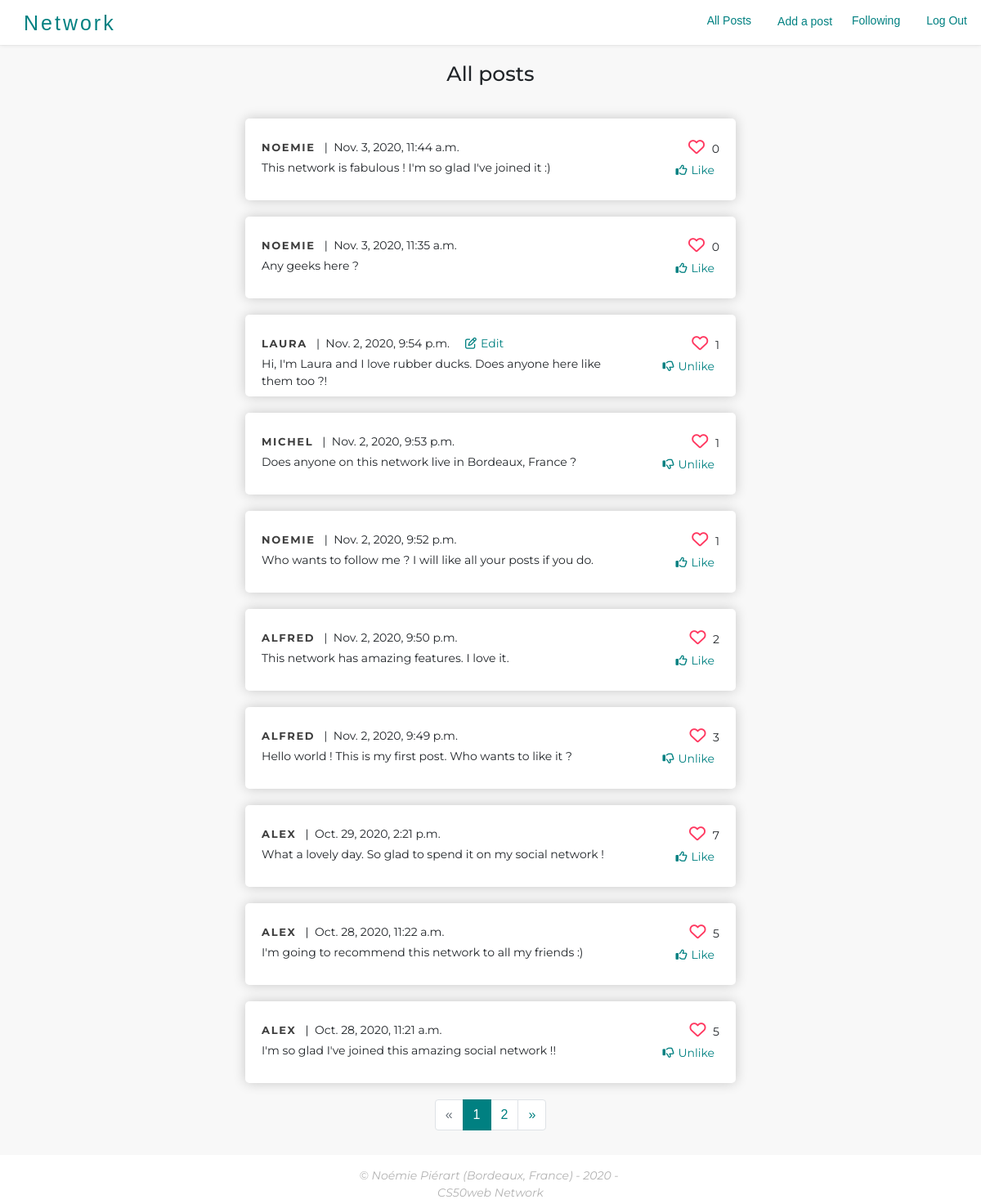
Screenshot of / (signed in) with the database file from the repository.
### network/models.py (models this page shows, shortened)
class Post(models.Model):
	post_author = models.ForeignKey(User, on_delete=models.CASCADE, related_name="post_author")
	likes_count = models.IntegerField()
	date = models.DateTimeField(default=datetime.now, blank=True)
	content = models.TextField()
	class Meta:
		ordering = ['-date']

class User(AbstractUser):
	followers_count = models.IntegerField(default=0)
	following_count = models.IntegerField(default=0)

### network/views.py (the view)
# urls.py: path("", views.index, name="index"),
def index(request):
    posts = Post.objects.all().order_by('date').reverse()
    paginator = Paginator(posts, 10)
    page_number = request.GET.get('page')
    page_obj = paginator.get_page(page_number)
    liked_posts = []
    session_user = None
    if request.user.id is not None :
        session_user = User.objects.get(id=request.user.id)
        likes = Like.objects.filter(liking_user=session_user, like_is_active=True)
        for like in likes :
            liked_posts.append(like.liked_post)
    return render(request, "network/index.html", {
        "session_user": session_user,
        "liked_posts": liked_posts,
        "page_obj": page_obj
    })

### network/templates/network/index.html (shortened to what this page needs)
{% extends "network/layout.html" %}
{% load static %}
{% block body %}
    <h2 class="section-title">All posts</h2>
	{% for post in page_obj %}
		<div class="post-card" >
			<div class="d-flex justify-content-between">
				<div class="d-flex justify-content-start align-items-center">
					<p><span><a href="{% url 'show_user' post.post_author.id %}" class="post-card-username"><strong>{{post.post_author}}</strong></a>   |  {{post.date}}</span></p>
					{% if user.is_authenticated %}
            			{% if post.post_author == session_user %}
							<div data-toggle="modal" data-target="#editModal{{post.id}}" class="edit">
								<button class="like_btn"><i class="far fa-edit ml-2"></i>Edit</button>
							</div>
            			{% endif %}
            		{% endif %}
				</div>
       			<p class="total-likes"><i class="far fa-heart"></i> {{post.likes_count}}</p>
       		</div>
            <div class="d-flex justify-content-between" id="bottom-info ">
            	<p id="post-content" class="w-75">{{post.content}}</p>
            	{% if user.is_authenticated %}
            		<form action="{% url 'like' post.id %}" method="POST">
            			{% if post in liked_posts %}
							<button class="like_btn" type="submit"><i class="far fa-thumbs-down"></i>Unlike</button>
						{% else %}
    						<button class="like_btn" type="submit"><i class="far fa-thumbs-up"></i>Like</button>
						{% endif %}
					</form>
				{% endif %}
			</div>
		</div>
	{% endfor %}
	<ul class="pagination justify-content-center">
	    {% if page_obj.has_previous %}
  			<li class="page-item"><a class="page-link" href="?page={{ page_obj.previous_page_number }}">&laquo;</a></li>
	    {% else %}
  			<li class="disabled page-item"><a class="page-link" href="#">&laquo;</a></li>
		{% endif %}
	    {% for num in page_obj.paginator.page_range %}
  			{% ifequal num page_obj.number %}
    			<li class="active page-item"><a class="page-link" href="#">{{ num }}<span class="sr-only">(current)</span></a></li>
  			{% else %}
    			<li class="page-item"><a class="page-link" href="?page={{ num }}">{{ num }}</a></li>
  			{% endifequal %}
		{% endfor %}
	    {% if page_obj.has_next %}
  			<li class="page-item"><a class="page-link" href="?page={{ page_obj.next_page_number }}">&raquo;</a></li>
		{% else %}
  			<li class="disabled page-item"><a class="page-link" href="#">&raquo;</a></li>
		{% endif %}
		</ul>
{% endblock%}

### network/static/network/styles.css (style rules this page uses)
body { background-color: #F8F8F8; font-family: 'Amiri', sans-serif; position: relative; min-height: 100vh; text-decoration: none !important; }
h2 { text-align: center; font-size: 25px; padding: 20px; }
.section-title { text-align: center; font-family: 'Montserrat', sans-serif; }
i { color: #FF3860; font-size: 20px; border-radius: 5%; padding: 5px; }
.like_btn, .fa-thumbs-down, .fa-thumbs-up, .fa-edit { color: #008081 ; background: none !important; border: none !important; font-size: 14px }
a { text-decoration: none !important }
p { padding: 0px; margin: 0px; font-size: 14px; font-family: 'Montserrat', sans-serif; white-space: pre-wrap; }
.page-link { color: #008081 ; }
.page-item.active .page-link { z-index: 3; color: #fff; background-color: #008081; border-color: #008081 }

### network/static/network/components/post-card.css (style rules this page uses)
.post-card { overflow: hidden; height: 100px; background: white; box-shadow: 0 0 15px rgba(0,0,0,0.2); margin: 20px auto; max-width: 600px; font-family: 'Montserrat', sans-serif; border-radius: 5px; padding: 20px; }
.post-card-username { text-transform: uppercase; font-size: 13px; letter-spacing: 0.13em; color: #3e3e3e; text-decoration: none !important; }

### rows the page displays
Post: post_author "NOEMIE", date "Nov. 3, 2020, 11:44 a.m.", likes_count "0", content "This network is fabulous ! I'm so glad I've joined it :)", shows "Like"
Post: post_author "NOEMIE", date "Nov. 3, 2020, 11:35 a.m.", likes_count "0", content "Any geeks here ?", shows "Like"
Post: post_author "LAURA", date "Nov. 2, 2020, 9:54 p.m.", likes_count "1", content "Hi, I'm Laura and I love rubber ducks. Does anyone here like them too ?!", shows "Unlike"
Post: post_author "MICHEL", date "Nov. 2, 2020, 9:53 p.m.", likes_count "1", content "Does anyone on this network live in Bordeaux, France ?", shows "Unlike"
Post: post_author "NOEMIE", date "Nov. 2, 2020, 9:52 p.m.", likes_count "1", content "Who wants to follow me ? I will like all your posts if you do.", shows "Like"
Post: post_author "ALFRED", date "Nov. 2, 2020, 9:50 p.m.", likes_count "2", content "This network has amazing features. I love it.", shows "Like"
Post: post_author "ALFRED", date "Nov. 2, 2020, 9:49 p.m.", likes_count "3", content "Hello world ! This is my first post. Who wants to like it ?", shows "Unlike"
Post: post_author "ALEX", date "Oct. 29, 2020, 2:21 p.m.", likes_count "7", content "What a lovely day. So glad to spend it on my social network !", shows "Like"
Post: post_author "ALEX", date "Oct. 28, 2020, 11:22 a.m.", likes_count "5", content "I'm going to recommend this network to all my friends :)", shows "Like"
Post: post_author "ALEX", date "Oct. 28, 2020, 11:21 a.m.", likes_count "5", content "I'm so glad I've joined this amazing social network !!", shows "Unlike"

### other values shown
{{ num }} "1"
{{ num }} "2"
